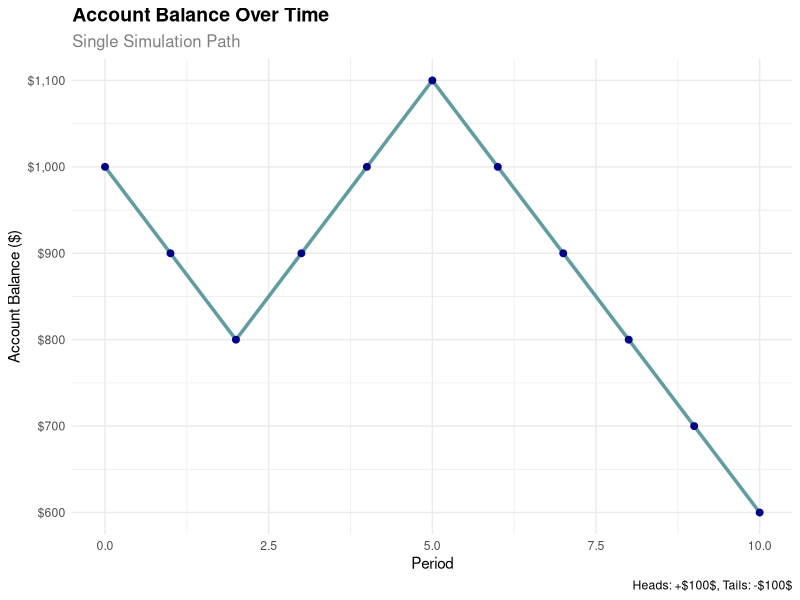
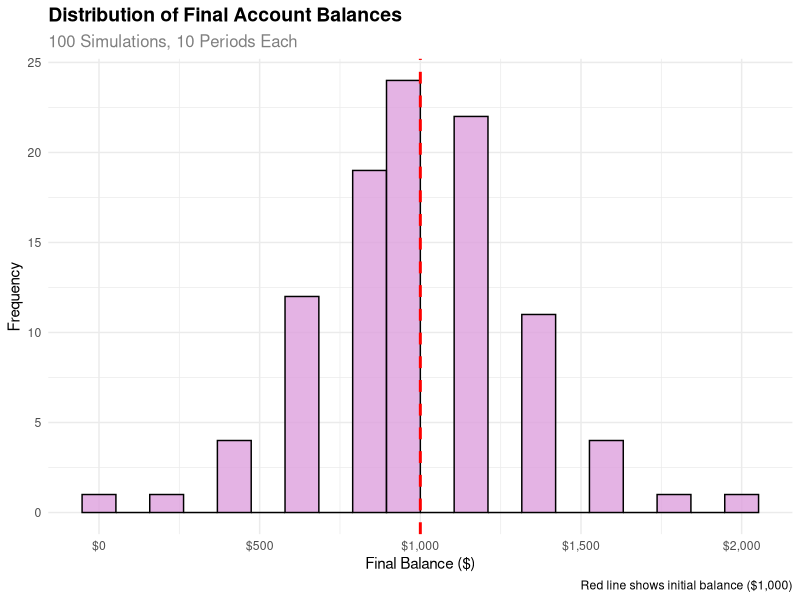
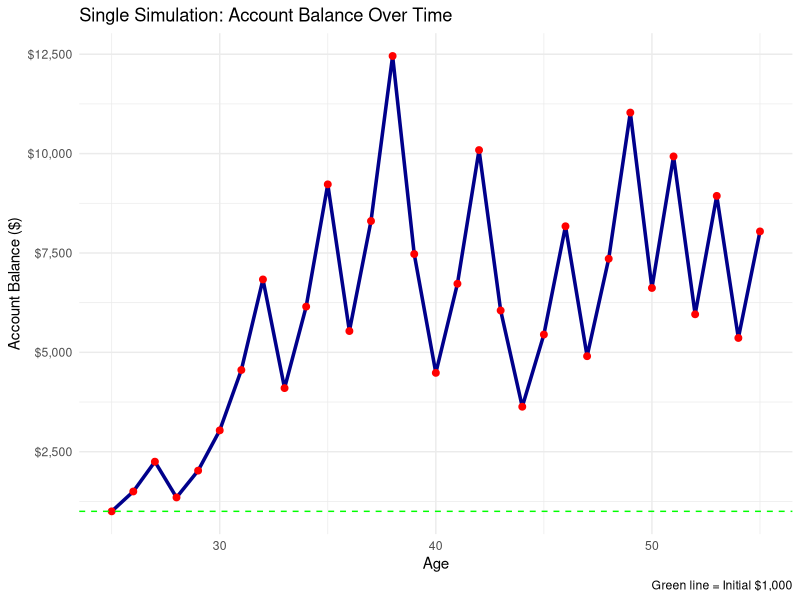
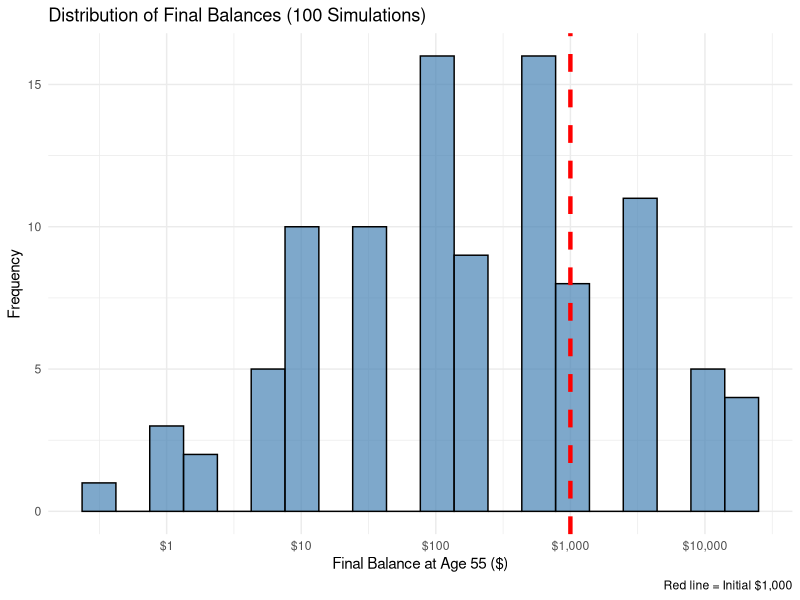

R code for these plots, in order:
## ---- chunk 1
#| label: simple-sim-r
#| fig-cap: R simulation of coin flip game
#| echo: true

suppressPackageStartupMessages(library(tidyverse))

# Set seed for reproducibility
set.seed(123)

# Number of simulations
n_sims <- 10

# Create simulation data
sim_data <- tibble(
  sim_num = 1:n_sims,
  coin_flip = rbinom(n = n_sims, size = 1, prob = 0.5)
) %>%
  mutate(
    winnings = if_else(coin_flip == 1, 100, -100)
  )

# Display results
sim_data
## ---- chunk 2
#| label: timeseries-sim-r
#| fig-cap: R time-series simulation of account balance
#| echo: true

suppressPackageStartupMessages(library(tidyverse))
suppressPackageStartupMessages(library(ggplot2))

# Set seed for reproducibility
set.seed(456)

# Parameters
initial_balance <- 1000
n_periods <- 10
n_sims <- 1  # Start with one simulation

# Simulate one path
simulate_path <- function(initial, periods) {
  balance <- initial
  path <- numeric(periods + 1)
  path[1] <- initial
  
  for (i in 1:periods) {
    coin_flip <- rbinom(1, 1, 0.5)
    if (coin_flip == 1) {
      balance <- balance + 100
    } else {
      balance <- balance - 100
    }
    path[i + 1] <- balance
  }
  
  return(path)
}

# Run simulation
time_series_data <- tibble(
  period = 0:n_periods,
  balance = simulate_path(initial_balance, n_periods)
)

# Create time series plot
ggplot(time_series_data, aes(x = period, y = balance)) +
  geom_line(color = "cadetblue", linewidth = 1.2) +
  geom_point(color = "darkblue", size = 2) +
  labs(
    title = "Account Balance Over Time",
    subtitle = "Single Simulation Path",
    x = "Period",
    y = "Account Balance ($)",
    caption = "Heads: +$100$, Tails: -$100$"
  ) +
  scale_y_continuous(labels = scales::dollar_format()) +
  theme_minimal() +
  theme(
    plot.title = element_text(size = 14, face = "bold"),
    plot.subtitle = element_text(size = 12, color = "gray50")
  )

# Show the data
time_series_data
## ---- chunk 3
#| label: distribution-sim-r
#| fig-cap: R probability distribution of final balances
#| echo: true

suppressPackageStartupMessages(library(tidyverse))
suppressPackageStartupMessages(library(ggplot2))

# Set seed for reproducibility
set.seed(789)

# Parameters
initial_balance <- 1000
n_periods <- 10
n_sims <- 100  # Multiple simulations

# Simulate multiple paths
simulate_final_balance <- function(initial, periods) {
  balance <- initial
  for (i in 1:periods) {
    coin_flip <- rbinom(1, 1, 0.5)
    if (coin_flip == 1) {
      balance <- balance + 100  # $100 gain
    } else {
      balance <- balance - 100  # $100 loss
    }
  }
  return(balance)
}

# Run multiple simulations
final_balances <- replicate(n_sims, simulate_final_balance(initial_balance, n_periods))

# Create data frame
distribution_data <- tibble(
  sim_num = 1:n_sims,
  final_balance = final_balances
)

# Create histogram
ggplot(distribution_data, aes(x = final_balance)) +
  geom_histogram(bins = 20, fill = "plum", alpha = 0.8, color = "black") +
  geom_vline(xintercept = initial_balance, color = "red", linetype = "dashed", linewidth = 1) +
  labs(
    title = "Distribution of Final Account Balances",
    subtitle = paste("100 Simulations,", n_periods, "Periods Each"),
    x = "Final Balance ($)",
    y = "Frequency",
    caption = "Red line shows initial balance ($1,000)"
  ) +
  scale_x_continuous(labels = scales::dollar_format()) +
  theme_minimal() +
  theme(
    plot.title = element_text(size = 14, face = "bold"),
    plot.subtitle = element_text(size = 12, color = "gray50")
  )

# Summary statistics
summary_stats <- distribution_data %>%
  summarise(
    mean_balance = mean(final_balance),
    median_balance = median(final_balance),
    prob_above_initial = mean(final_balance > initial_balance)
  )

print("Summary Statistics:")
summary_stats
## ---- chunk 4
#| label: single-simulation
#| fig-cap: One simulation showing account balance from age 25 to 55
#| echo: false

set.seed(42)
initial_balance <- 1000
n_years <- 30

# Simulate 30 years
balance <- initial_balance
age <- 25
results <- data.frame(age = age, balance = balance)

for (i in 1:n_years) {
  coin_flip <- rbinom(1, 1, 0.5)  # 1 = heads, 0 = tails
  
  if (coin_flip == 1) {
    balance <- balance * 1.5  # +50%
  } else {
    balance <- balance * 0.6  # -40%
  }
  
  age <- age + 1
  results <- rbind(results, data.frame(age = age, balance = balance))
}

# Plot the results
library(ggplot2)
ggplot(results, aes(x = age, y = balance)) +
  geom_line(color = "darkblue", linewidth = 1.2) +
  geom_point(color = "red", size = 2) +
  geom_hline(yintercept = initial_balance, color = "green", linetype = "dashed") +
  labs(
    title = "Single Simulation: Account Balance Over Time",
    x = "Age", y = "Account Balance ($)",
    caption = "Green line = Initial $1,000"
  ) +
  scale_y_continuous(labels = scales::dollar_format()) +
  theme_minimal()

# Show final result
final_balance <- results$balance[nrow(results)]
cat("Final Balance at Age 55: $", round(final_balance, 2), "\n")
cat("Total Return: ", round((final_balance / initial_balance - 1) * 100, 1), "%\n")
## ---- chunk 5
#| label: multiple-simulations
#| fig-cap: Distribution of final balances from 100 simulations
#| echo: false

set.seed(123)
initial_balance <- 1000
n_years <- 30
n_sims <- 100

# Function to run one complete simulation
simulate_final_balance <- function(initial, years) {
  balance <- initial
  
  for (i in 1:years) {
    coin_flip <- rbinom(1, 1, 0.5)  # 1 = heads, 0 = tails
    
    if (coin_flip == 1) {
      balance <- balance * 1.5  # +50%
    } else {
      balance <- balance * 0.6  # -40%
    }
  }
  
  return(balance)
}

# Run 100 simulations
final_balances <- replicate(n_sims, simulate_final_balance(initial_balance, n_years))

# Create histogram
sim_results <- data.frame(final_balance = final_balances)
ggplot(sim_results, aes(x = final_balance)) +
  geom_histogram(bins = 20, fill = "steelblue", alpha = 0.7, color = "black") +
  geom_vline(xintercept = initial_balance, color = "red", linetype = "dashed", linewidth = 1.5) +
  labs(
    title = "Distribution of Final Balances (100 Simulations)",
    x = "Final Balance at Age 55 ($)", y = "Frequency",
    caption = "Red line = Initial $1,000"
  ) +
  scale_x_continuous(labels = scales::dollar_format(), trans = "log10") +
  theme_minimal()

# Summary statistics
prob_above_1000 <- mean(final_balances > 1000)
mean_balance <- mean(final_balances)
median_balance <- median(final_balances)

cat("Results from 100 simulations:\n")
cat("Mean final balance: $", round(mean_balance, 2), "\n")
cat("Median final balance: $", round(median_balance, 2), "\n")
cat("Probability above $1,000: ", round(prob_above_1000 * 100, 1), "%\n")
## ---- chunk 6
#| label: modified-game-comparison
#| fig-cap: Comparison of original vs modified game strategies
#| echo: false

set.seed(456)
initial_balance <- 1000
n_years <- 30
n_sims <- 100

# Function for modified game
simulate_modified_game <- function(initial, years) {
  balance <- initial
  
  for (i in 1:years) {
    coin_flip <- rbinom(1, 1, 0.5)  # 1 = heads, 0 = tails
    
    if (coin_flip == 1) {
      balance <- balance * 1.25  # +25%
    } else {
      balance <- balance * 0.80  # -20%
    }
  }
  
  return(balance)
}

# Run 100 simulations for modified game
modified_final_balances <- replicate(n_sims, simulate_modified_game(initial_balance, n_years))

# Calculate probabilities
prob_original_above_10000 <- mean(final_balances > 10000)
prob_modified_above_10000 <- mean(modified_final_balances > 10000)

# Show comparison
cat("Strategy Comparison Results:\n")
cat("Original Game - Probability above $10,000: ", round(prob_original_above_10000 * 100, 1), "%\n")
cat("Modified Game - Probability above $10,000: ", round(prob_modified_above_10000 * 100, 1), "%\n")
cat("Original Game - Mean final balance: $", round(mean(final_balances), 2), "\n")
cat("Modified Game - Mean final balance: $", round(mean(modified_final_balances), 2), "\n")
